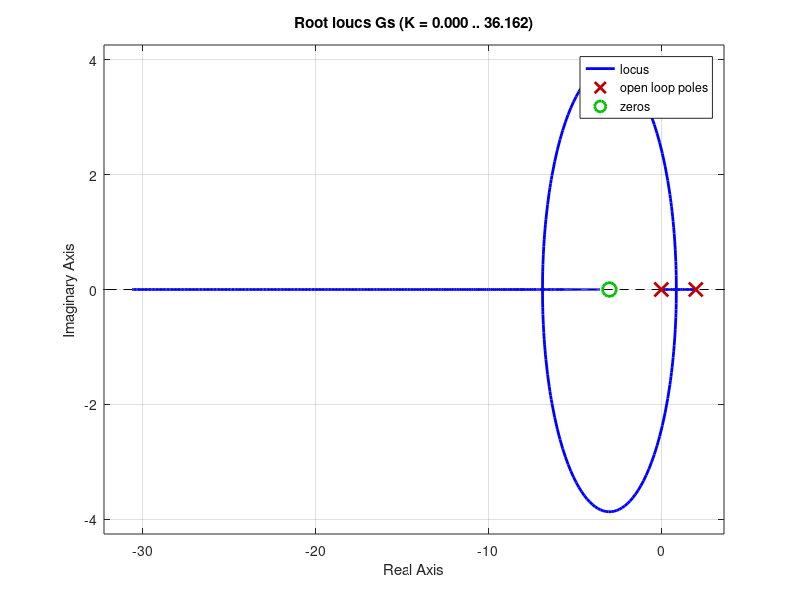

MATLAB code to generate this figure: (Note: this script raises an error after producing the figure.)
%% ECE411 Root Locus 2
clc
s=tf('s');
Gps=(s+3)/((s-2)*s);
Hs=0.5;
% Gs=feedback(Gps,Hs);
Gs=Gps;


figure(1);clf;
rlocus(Gs,'-')
hold on;
rlocus(-Gs,'--')

% Add bubbles at breakaway points
plot(-6.87, 0, 'md')
plot(.873, 0, 'md')
% plot(-5.5, 0, 'bo')

% Update title and labels
title('Complete Root Locus for $G_p(s)=\frac{(s+3)}{s(s-2)}$ and $H(s)=0.5$','Interpreter','latex')
legend('Root Locus', 'Complementary Root Locus')
findall(gcf,'String','Imaginary Axis (seconds^{-1})');
axIm = findall(gcf,'String','Imaginary Axis (seconds^{-1})');
axRe = findall(gcf,'String','Real Axis (seconds^{-1})');
set(axIm,'String','Imaginary Axis');
set(axRe,'String','Real Axis');
xlim([-10 5])

% Add some arrows indicating k values
x1 = 0;
y1 = 2.45;
txt1 = '\leftarrow k_{crit} = 4, j\omega = 8.94';
text(x1,y1,txt1)
x1 = -.1;
y1 = -.2;
txt1 = '\uparrow k_{crit} = 0, j\omega = 0';
text(x1,y1,txt1)
x1 = 0;
y1 = -2.45;
txt1 = '\leftarrow k_{crit} = 4, j\omega = -8.94';
text(x1,y1,txt1)

x1 = -3.05;
y1 = -.2;
txt1 = '\uparrow k = \infty, s = -3';
text(x1,y1,txt1)
x1 = 1.95;
y1 = .2;
txt1 = '\downarrow k = 0, s = 2';
text(x1,y1,txt1)
x1 = xlim; x1=x1(1);
y1 = -.2;
txt1 = '\leftarrow k = \infty, s = -\infty';
text(x1,y1,txt1)
x1 = xlim; x1=x1(2)-2.1;
y1 = -.2;
txt1 = 'k = \infty, s = \infty \rightarrow ';
text(x1,y1,txt1)